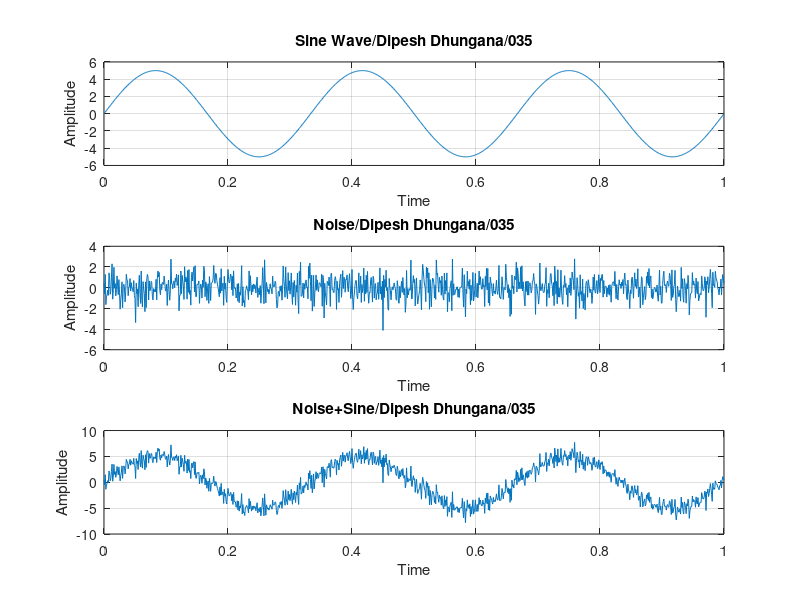

Here is the MATLAB script that generated this plot:
%Qn 1 Construct a sine wave having amplitude 5 unit , frequency 3Hz,then%
% construct a noise wave ,now add a nooise to the sine wave then plot all%
%these three signals in one signal frame%
clc;
close all;
clear all;
a=5'
f=3;
t=0:0.001:1;
x=a*sin(2*pi*f*t);
subplot(3,1,1);
plot(t,x);
xlabel('Time');
ylabel('Amplitude');
title('Sine Wave/Dipesh Dhungana/035');
grid on;
z=randn(1,length(t));
subplot(3,1,2);
plot(t,z);
xlabel('Time');
ylabel('Amplitude');
title('Noise/Dipesh Dhungana/035');
grid on;
y=z+x;
subplot(3,1,3);
plot(t,y);
xlabel('Time');
ylabel('Amplitude');
title('Noise+Sine/Dipesh Dhungana/035');
grid on;